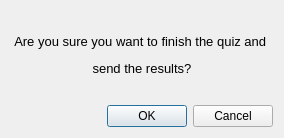
<?xml version="1.0" encoding="UTF-8"?>
<ui version="4.0">
 <class>Dialog</class>
 <widget class="QDialog" name="Dialog">
  <property name="geometry">
   <rect>
    <x>0</x>
    <y>0</y>
    <width>284</width>
    <height>138</height>
   </rect>
  </property>
  <property name="windowTitle">
   <string>Dialog</string>
  </property>
  <layout class="QVBoxLayout" name="verticalLayout">
   <item>
    <widget class="QLabel" name="label">
     <property name="text">
      <string>&lt;html&gt;&lt;head/&gt;&lt;body&gt;&lt;p align=&quot;center&quot;&gt;&lt;span style=&quot; font-size:10pt;&quot;&gt;Are you sure you want to finish the quiz and &lt;/span&gt;&lt;/p&gt;&lt;p align=&quot;center&quot;&gt;&lt;span style=&quot; font-size:10pt;&quot;&gt;send the results?&lt;/span&gt;&lt;/p&gt;&lt;/body&gt;&lt;/html&gt;</string>
     </property>
    </widget>
   </item>
   <item>
    <widget class="QDialogButtonBox" name="buttonBox">
     <property name="orientation">
      <enum>Qt::Horizontal</enum>
     </property>
     <property name="standardButtons">
      <set>QDialogButtonBox::Cancel|QDialogButtonBox::Ok</set>
     </property>
    </widget>
   </item>
  </layout>
 </widget>
 <resources/>
 <connections>
  <connection>
   <sender>buttonBox</sender>
   <signal>accepted()</signal>
   <receiver>Dialog</receiver>
   <slot>accept()</slot>
   <hints>
    <hint type="sourcelabel">
     <x>248</x>
     <y>254</y>
    </hint>
    <hint type="destinationlabel">
     <x>157</x>
     <y>274</y>
    </hint>
   </hints>
  </connection>
  <connection>
   <sender>buttonBox</sender>
   <signal>rejected()</signal>
   <receiver>Dialog</receiver>
   <slot>reject()</slot>
   <hints>
    <hint type="sourcelabel">
     <x>316</x>
     <y>260</y>
    </hint>
    <hint type="destinationlabel">
     <x>286</x>
     <y>274</y>
    </hint>
   </hints>
  </connection>
 </connections>
</ui>
